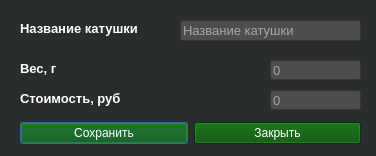
<?xml version="1.0" encoding="UTF-8"?>
<ui version="4.0">
  <class>AddPlastic</class>
  <widget class="QDialog" name="AddPlastic">
    <property name="styleSheet">
      <string notr="true">
    background-color: rgb(42, 45, 46);
    color: white; 
      </string>
    </property>
    <property name="geometry">
      <rect>
        <x>0</x>
        <y>0</y>
        <width>376</width>
        <height>156</height>
      </rect>
    </property>
    <property name="windowTitle">
      <string>Добавление катушки</string>
    </property>
    <widget class="QWidget" name="layoutWidget">
      <property name="geometry">
        <rect>
          <x>20</x>
          <y>120</y>
          <width>341</width>
          <height>27</height>
        </rect>
      </property>
      <layout class="QHBoxLayout" name="horizontalLayout">
        <item>
          <widget class="QPushButton" name="pushButton">
            <property name="styleSheet">
              <string notr="true">background-color: rgb(0, 80, 0);</string>
            </property>
            <property name="text">
              <string>Сохранить</string>
            </property>
          </widget>
        </item>
        <item>
          <widget class="QPushButton" name="pushButton_2">
            <property name="styleSheet">
              <string notr="true">background-color: rgb(0, 80, 0);</string>
            </property>
            <property name="text">
              <string>Закрыть</string>
            </property>
          </widget>
        </item>
      </layout>
    </widget>
    <widget class="QLabel" name="power_plastic_4">
      <property name="geometry">
        <rect>
          <x>20</x>
          <y>20</y>
          <width>181</width>
          <height>17</height>
        </rect>
      </property>
      <property name="font">
        <font>
          <pointsize>10</pointsize>
          <bold>true</bold>
        </font>
      </property>
      <property name="styleSheet">
        <string notr="true">color: rgb(255, 255, 255);</string>
      </property>
      <property name="text">
        <string>Название катушки</string>
      </property>
    </widget>
    <widget class="QLineEdit" name="input_name">
      <property name="geometry">
        <rect>
          <x>180</x>
          <y>20</y>
          <width>181</width>
          <height>21</height>
        </rect>
      </property>
      <property name="sizePolicy">
        <sizepolicy hsizetype="Fixed" vsizetype="Fixed">
          <horstretch>0</horstretch>
          <verstretch>0</verstretch>
        </sizepolicy>
      </property>
      <property name="font">
        <font>
          <pointsize>10</pointsize>
          <stylestrategy>PreferAntialias</stylestrategy>
        </font>
      </property>
      <property name="styleSheet">
        <string notr="true">background-color: rgb(77, 77, 77); text-align: right;</string>
      </property>
      <property name="placeholderText">
        <string>Название катушки</string>
      </property>
    </widget>
    <widget class="QLabel" name="weight_label">
      <property name="geometry">
        <rect>
          <x>20</x>
          <y>60</y>
          <width>181</width>
          <height>17</height>
        </rect>
      </property>
      <property name="font">
        <font>
          <pointsize>10</pointsize>
          <bold>true</bold>
        </font>
      </property>
      <property name="styleSheet">
        <string notr="true">color: rgb(255, 255, 255);</string>
      </property>
      <property name="text">
        <string>Вес, г</string>
      </property>
    </widget>
    <widget class="QLineEdit" name="input_weight">
      <property name="geometry">
        <rect>
          <x>270</x>
          <y>60</y>
          <width>91</width>
          <height>20</height>
        </rect>
      </property>
      <property name="font">
        <font>
          <pointsize>10</pointsize>
        </font>
      </property>
      <property name="styleSheet">
        <string notr="true">background-color: rgb(77, 77, 77); text-align: right;</string>
      </property>
      <property name="placeholderText">
        <string>0</string>
      </property>
    </widget>
    <widget class="QLabel" name="cost_label">
      <property name="geometry">
        <rect>
          <x>20</x>
          <y>90</y>
          <width>181</width>
          <height>17</height>
        </rect>
      </property>
      <property name="font">
        <font>
          <pointsize>10</pointsize>
          <bold>true</bold>
        </font>
      </property>
      <property name="styleSheet">
        <string notr="true">color: rgb(255, 255, 255);</string>
      </property>
      <property name="text">
        <string>Стоимость, руб</string>
      </property>
    </widget>
    <widget class="QLineEdit" name="input_price">
      <property name="geometry">
        <rect>
          <x>270</x>
          <y>90</y>
          <width>91</width>
          <height>20</height>
        </rect>
      </property>
      <property name="font">
        <font>
          <pointsize>10</pointsize>
        </font>
      </property>
      <property name="styleSheet">
        <string notr="true">background-color: rgb(77, 77, 77); text-align: right;</string>
      </property>
      <property name="placeholderText">
        <string>0</string>
      </property>
    </widget>
  </widget>
  <resources/>
  <connections/>
</ui>
